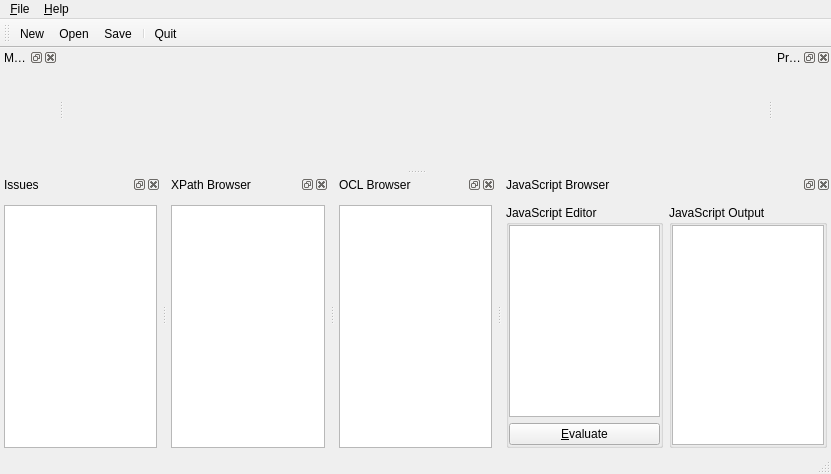
<?xml version="1.0" encoding="UTF-8"?>
<ui version="4.0">
 <class>MainWindow</class>
 <widget class="QMainWindow" name="MainWindow">
  <property name="geometry">
   <rect>
    <x>0</x>
    <y>0</y>
    <width>831</width>
    <height>474</height>
   </rect>
  </property>
  <property name="windowTitle">
   <string>DuSE-MT</string>
  </property>
  <widget class="QWidget" name="centralWidget">
   <layout class="QGridLayout" name="gridLayout_3"/>
  </widget>
  <widget class="QMenuBar" name="menuBar">
   <property name="geometry">
    <rect>
     <x>0</x>
     <y>0</y>
     <width>831</width>
     <height>19</height>
    </rect>
   </property>
   <widget class="QMenu" name="menu_File">
    <property name="title">
     <string>&amp;File</string>
    </property>
    <addaction name="actionFileNew"/>
    <addaction name="actionFileOpen"/>
    <addaction name="separator"/>
    <addaction name="actionFileSave"/>
    <addaction name="actionFileSaveAs"/>
    <addaction name="separator"/>
    <addaction name="actionFileQuit"/>
   </widget>
   <widget class="QMenu" name="menu_Help">
    <property name="title">
     <string>&amp;Help</string>
    </property>
    <addaction name="actionAboutPlugins"/>
   </widget>
   <addaction name="menu_File"/>
   <addaction name="menu_Help"/>
  </widget>
  <widget class="QToolBar" name="mainToolBar">
   <attribute name="toolBarArea">
    <enum>TopToolBarArea</enum>
   </attribute>
   <attribute name="toolBarBreak">
    <bool>false</bool>
   </attribute>
   <addaction name="actionFileNew"/>
   <addaction name="actionFileOpen"/>
   <addaction name="actionFileSave"/>
   <addaction name="separator"/>
   <addaction name="actionFileQuit"/>
  </widget>
  <widget class="QStatusBar" name="statusBar"/>
  <widget class="QDockWidget" name="dckInspector">
   <property name="windowTitle">
    <string>Model Inspector</string>
   </property>
   <attribute name="dockWidgetArea">
    <number>1</number>
   </attribute>
   <widget class="QWidget" name="dckInspectorLayout">
    <layout class="QGridLayout" name="gridLayout">
     <property name="leftMargin">
      <number>4</number>
     </property>
     <property name="rightMargin">
      <number>0</number>
     </property>
     <property name="bottomMargin">
      <number>0</number>
     </property>
     <item row="0" column="0">
      <widget class="QWrappedObjectView" name="wrappedObjectView" native="true"/>
     </item>
    </layout>
   </widget>
  </widget>
  <widget class="QDockWidget" name="dckPropertyEditor">
   <property name="windowTitle">
    <string>Property Editor</string>
   </property>
   <attribute name="dockWidgetArea">
    <number>2</number>
   </attribute>
   <widget class="QWidget" name="dckPropertyEditorLayout">
    <layout class="QGridLayout" name="gridLayout_2">
     <property name="leftMargin">
      <number>0</number>
     </property>
     <property name="rightMargin">
      <number>4</number>
     </property>
     <property name="bottomMargin">
      <number>0</number>
     </property>
     <item row="0" column="0">
      <widget class="QWrappedObjectPropertyEditor" name="propertyEditor" native="true"/>
     </item>
    </layout>
   </widget>
  </widget>
  <widget class="QDockWidget" name="dckIssues">
   <property name="windowTitle">
    <string>Issues</string>
   </property>
   <attribute name="dockWidgetArea">
    <number>8</number>
   </attribute>
   <widget class="QWidget" name="dockWidgetContents">
    <layout class="QGridLayout" name="gridLayout_4">
     <property name="leftMargin">
      <number>4</number>
     </property>
     <property name="rightMargin">
      <number>4</number>
     </property>
     <property name="bottomMargin">
      <number>4</number>
     </property>
     <item row="0" column="0">
      <widget class="QListView" name="txeIssues">
       <property name="alternatingRowColors">
        <bool>true</bool>
       </property>
      </widget>
     </item>
    </layout>
   </widget>
  </widget>
  <widget class="QDockWidget" name="dckXPath">
   <property name="windowTitle">
    <string>XPath Browser</string>
   </property>
   <attribute name="dockWidgetArea">
    <number>8</number>
   </attribute>
   <widget class="QWidget" name="dockWidgetContents_2">
    <layout class="QGridLayout" name="gridLayout_5">
     <property name="leftMargin">
      <number>4</number>
     </property>
     <property name="rightMargin">
      <number>4</number>
     </property>
     <property name="bottomMargin">
      <number>4</number>
     </property>
     <item row="0" column="0">
      <widget class="QTextEdit" name="txeXPath"/>
     </item>
    </layout>
   </widget>
  </widget>
  <widget class="QDockWidget" name="dckOcl">
   <property name="windowTitle">
    <string>OCL Browser</string>
   </property>
   <attribute name="dockWidgetArea">
    <number>8</number>
   </attribute>
   <widget class="QWidget" name="dockWidgetContents_3">
    <layout class="QGridLayout" name="gridLayout_6">
     <property name="leftMargin">
      <number>4</number>
     </property>
     <property name="rightMargin">
      <number>4</number>
     </property>
     <property name="bottomMargin">
      <number>4</number>
     </property>
     <item row="0" column="0">
      <widget class="QTextEdit" name="txeOcl"/>
     </item>
    </layout>
   </widget>
  </widget>
  <widget class="QDockWidget" name="dckJavaScript">
   <property name="windowTitle">
    <string>JavaScript Browser</string>
   </property>
   <attribute name="dockWidgetArea">
    <number>8</number>
   </attribute>
   <widget class="QWidget" name="dockWidgetContents_4">
    <layout class="QGridLayout" name="gridLayout_7">
     <property name="leftMargin">
      <number>4</number>
     </property>
     <property name="rightMargin">
      <number>4</number>
     </property>
     <property name="bottomMargin">
      <number>4</number>
     </property>
     <item row="0" column="0">
      <layout class="QHBoxLayout" name="horizontalLayout">
       <item>
        <widget class="QGroupBox" name="groupBox">
         <property name="title">
          <string>JavaScript Editor</string>
         </property>
         <layout class="QGridLayout" name="gridLayout_8">
          <property name="leftMargin">
           <number>0</number>
          </property>
          <property name="topMargin">
           <number>0</number>
          </property>
          <property name="rightMargin">
           <number>0</number>
          </property>
          <property name="bottomMargin">
           <number>0</number>
          </property>
          <item row="1" column="0">
           <widget class="QPushButton" name="psbJSEvaluate">
            <property name="text">
             <string>&amp;Evaluate</string>
            </property>
           </widget>
          </item>
          <item row="0" column="0">
           <widget class="QTextEdit" name="txeJavaScript"/>
          </item>
         </layout>
        </widget>
       </item>
       <item>
        <widget class="QGroupBox" name="groupBox_2">
         <property name="title">
          <string>JavaScript Output</string>
         </property>
         <layout class="QGridLayout" name="gridLayout_9">
          <property name="leftMargin">
           <number>0</number>
          </property>
          <property name="topMargin">
           <number>0</number>
          </property>
          <property name="rightMargin">
           <number>0</number>
          </property>
          <property name="bottomMargin">
           <number>0</number>
          </property>
          <item row="0" column="0">
           <widget class="QTextEdit" name="txeJavaScriptEvaluation">
            <property name="enabled">
             <bool>true</bool>
            </property>
            <property name="readOnly">
             <bool>true</bool>
            </property>
           </widget>
          </item>
         </layout>
        </widget>
       </item>
      </layout>
     </item>
    </layout>
   </widget>
  </widget>
  <action name="actionFileNew">
   <property name="icon">
    <iconset theme="document-new" resource="duse-mt.qrc">
     <normaloff>:/icons/document-new.png</normaloff>:/icons/document-new.png</iconset>
   </property>
   <property name="text">
    <string>&amp;New...</string>
   </property>
   <property name="toolTip">
    <string>New</string>
   </property>
   <property name="shortcut">
    <string>Ctrl+N</string>
   </property>
  </action>
  <action name="actionFileOpen">
   <property name="icon">
    <iconset theme="document-open" resource="duse-mt.qrc">
     <normaloff>:/icons/document-open.png</normaloff>:/icons/document-open.png</iconset>
   </property>
   <property name="text">
    <string>&amp;Open...</string>
   </property>
   <property name="shortcut">
    <string>Ctrl+O</string>
   </property>
  </action>
  <action name="actionFileSave">
   <property name="icon">
    <iconset theme="document-save" resource="duse-mt.qrc">
     <normaloff>:/icons/document-save.png</normaloff>:/icons/document-save.png</iconset>
   </property>
   <property name="text">
    <string>&amp;Save</string>
   </property>
   <property name="toolTip">
    <string>Save</string>
   </property>
   <property name="shortcut">
    <string>Ctrl+S</string>
   </property>
  </action>
  <action name="actionFileSaveAs">
   <property name="icon">
    <iconset theme="document-save-as" resource="duse-mt.qrc">
     <normaloff>:/icons/document-save-as.png</normaloff>:/icons/document-save-as.png</iconset>
   </property>
   <property name="text">
    <string>Save &amp;as...</string>
   </property>
  </action>
  <action name="actionFileQuit">
   <property name="icon">
    <iconset theme="application-exit" resource="duse-mt.qrc">
     <normaloff>:/icons/application-exit.png</normaloff>:/icons/application-exit.png</iconset>
   </property>
   <property name="text">
    <string>&amp;Quit</string>
   </property>
   <property name="shortcut">
    <string>Ctrl+Q</string>
   </property>
  </action>
  <action name="actionAboutPlugins">
   <property name="icon">
    <iconset theme="help-about" resource="duse-mt.qrc">
     <normaloff>:/icons/help-about.png</normaloff>:/icons/help-about.png</iconset>
   </property>
   <property name="text">
    <string>About &amp;Plugins...</string>
   </property>
  </action>
 </widget>
 <layoutdefault spacing="6" margin="11"/>
 <customwidgets>
  <customwidget>
   <class>QWrappedObjectPropertyEditor</class>
   <extends>QWidget</extends>
   <header>qwrappedobjectpropertyeditor.h</header>
   <container>1</container>
  </customwidget>
  <customwidget>
   <class>QWrappedObjectView</class>
   <extends>QWidget</extends>
   <header>qwrappedobjectview.h</header>
   <container>1</container>
  </customwidget>
 </customwidgets>
 <resources>
  <include location="duse-mt.qrc"/>
 </resources>
 <connections>
  <connection>
   <sender>actionFileQuit</sender>
   <signal>triggered()</signal>
   <receiver>MainWindow</receiver>
   <slot>close()</slot>
   <hints>
    <hint type="sourcelabel">
     <x>-1</x>
     <y>-1</y>
    </hint>
    <hint type="destinationlabel">
     <x>415</x>
     <y>236</y>
    </hint>
   </hints>
  </connection>
 </connections>
</ui>
